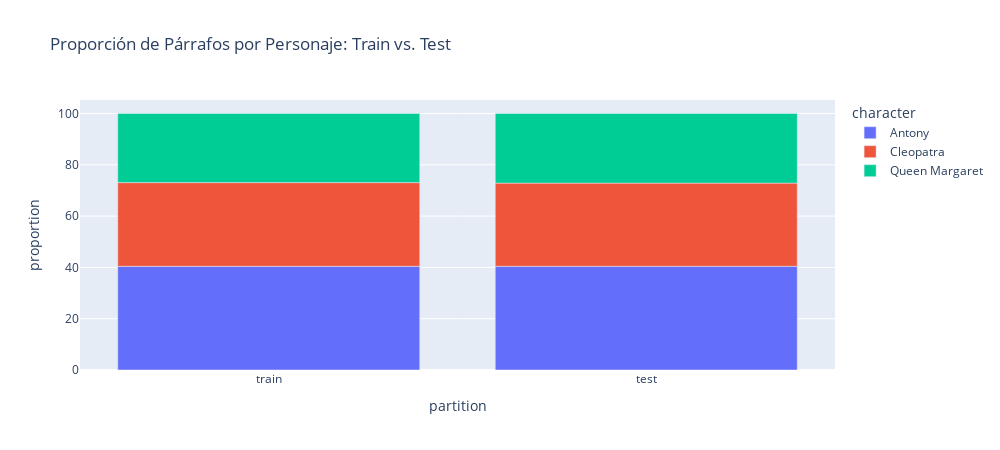

Write notebook code for a chart like this one.
### Code cell
import plotly.express as px

fig = px.bar(
    df,
    x="partition",
    y="proportion",
    color="character",
    title="Proporción de Párrafos por Personaje: Train vs. Test",
    width=CHART_DEFAULT_WIDTH,
    height=CHART_DEFAULT_HEIGHT,
)
fig.show()

# Guardar imagen. Descomentar para guardar
# fig.write_image(os.path.join(FIGURES_FOLDER, "image_1_paragraph_proportion.png"))

### Figure 1 — Plotly figure (JSON) as saved in the notebook; plotly's stock layout.template omitted (floating-point values rounded to 4 significant figures)
{"data": [{"alignmentgroup": "True", "hovertemplate": "character=Antony<br>partition=%{x}<br>proportion=%{y}<extra></extra>", "legendgroup": "Antony", "marker": {"color": "#636efa", "pattern": {"shape": ""}}, "name": "Antony", "offsetgroup": "Antony", "orientation": "v", "showlegend": true, "textposition": "auto", "type": "bar", "x": ["train", "test"], "xaxis": "x", "y": [40.41, 40.43], "yaxis": "y"}, {"alignmentgroup": "True", "hovertemplate": "character=Cleopatra<br>partition=%{x}<br>proportion=%{y}<extra></extra>", "legendgroup": "Cleopatra", "marker": {"color": "#EF553B", "pattern": {"shape": ""}}, "name": "Cleopatra", "offsetgroup": "Cleopatra", "orientation": "v", "showlegend": true, "textposition": "auto", "type": "bar", "x": ["train", "test"], "xaxis": "x", "y": [32.65, 32.45], "yaxis": "y"}, {"alignmentgroup": "True", "hovertemplate": "character=Queen Margaret<br>partition=%{x}<br>proportion=%{y}<extra></extra>", "legendgroup": "Queen Margaret", "marker": {"color": "#00cc96", "pattern": {"shape": ""}}, "name": "Queen Margaret", "offsetgroup": "Queen Margaret", "orientation": "v", "showlegend": true, "textposition": "auto", "type": "bar", "x": ["train", "test"], "xaxis": "x", "y": [26.94, 27.13], "yaxis": "y"}], "layout": {"barmode": "relative", "height": 450, "legend": {"title": {"text": "character"}, "tracegroupgap": 0}, "title": {"text": "Proporción de Párrafos por Personaje: Train vs. Test"}, "width": 1000, "xaxis": {"anchor": "y", "domain": [0, 1], "title": {"text": "partition"}}, "yaxis": {"anchor": "x", "domain": [0, 1], "title": {"text": "proportion"}}}}
